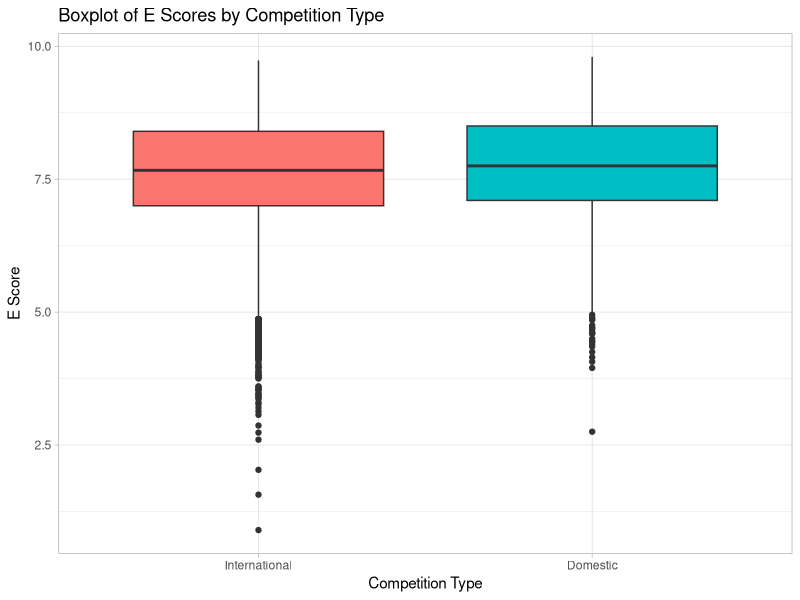
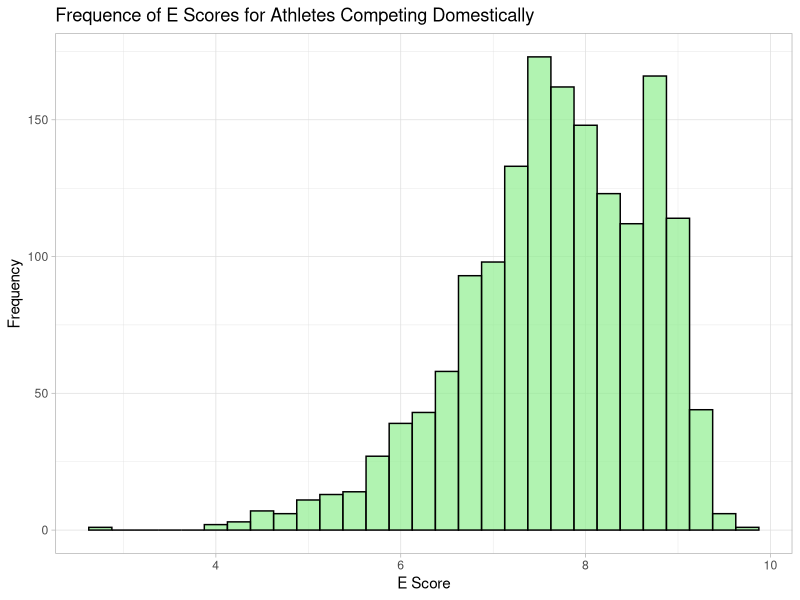
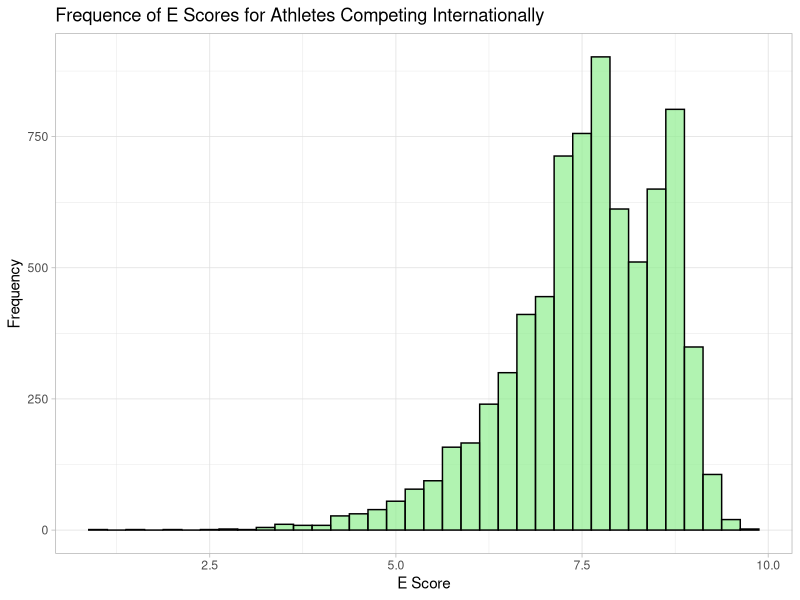

Recreate these plots in R, in order.
## ---- chunk 1
knitr::opts_chunk$set(echo = TRUE)
library(dplyr)
library(tidyr)
library(ggplot2)
## ---- chunk 2
edat <- read.csv("merged_data.csv")
# removing rows with NA values in is_domestic column
edat <- edat[!is.na(edat$is_domestic), ]
# adding new column to account for domestic US and domestic non US competitions in one column
new_domestic <- edat$is_US | edat$is_domestic
edat$new_domestic <- new_domestic
# subset the data to create data sets with just domestic and just international competitions
Escore_dom <- subset(edat, is_domestic == TRUE | is_US == TRUE)
Escore_int <- subset(edat, is_domestic == FALSE & is_US == FALSE)
## ---- chunk 3
# boxplot displaying summary stats of domestic vs international scoring
ggplot(edat, aes(x = new_domestic, y = E_Score, fill = new_domestic)) +
  geom_boxplot() +
  labs(title = "Boxplot of E Scores by Competition Type", x = "Competition Type", y = "E Score") +
  scale_x_discrete(labels = c("FALSE" = "International", "TRUE" = "Domestic")) +
  theme_light() +
  theme(legend.position = "none")
## ---- chunk 4
# frequency of e scores for athletes competing domestically
ggplot(data = NULL, aes(x = Escore_dom$E_Score)) +
  geom_histogram(binwidth = 0.25, fill = "lightgreen", color = "black", alpha = 0.7) +
  labs(title = "Frequence of E Scores for Athletes Competing Domestically", x = "E Score", y = "Frequency") +
  theme_light()
# frequency of e scores for athletes competing internationally
ggplot(data = NULL, aes(x = Escore_int$E_Score)) +
  geom_histogram(binwidth = 0.25, fill = "lightgreen", color = "black", alpha = 0.7) +
  labs(title = "Frequence of E Scores for Athletes Competing Internationally", x = "E Score", y = "Frequency") + 
  theme_light() 
## ---- chunk 5
# t test of domestic e scores vs international e scores
e_ttest <- t.test(Escore_dom$E_Score, Escore_int$E_Score)
print(e_ttest)
